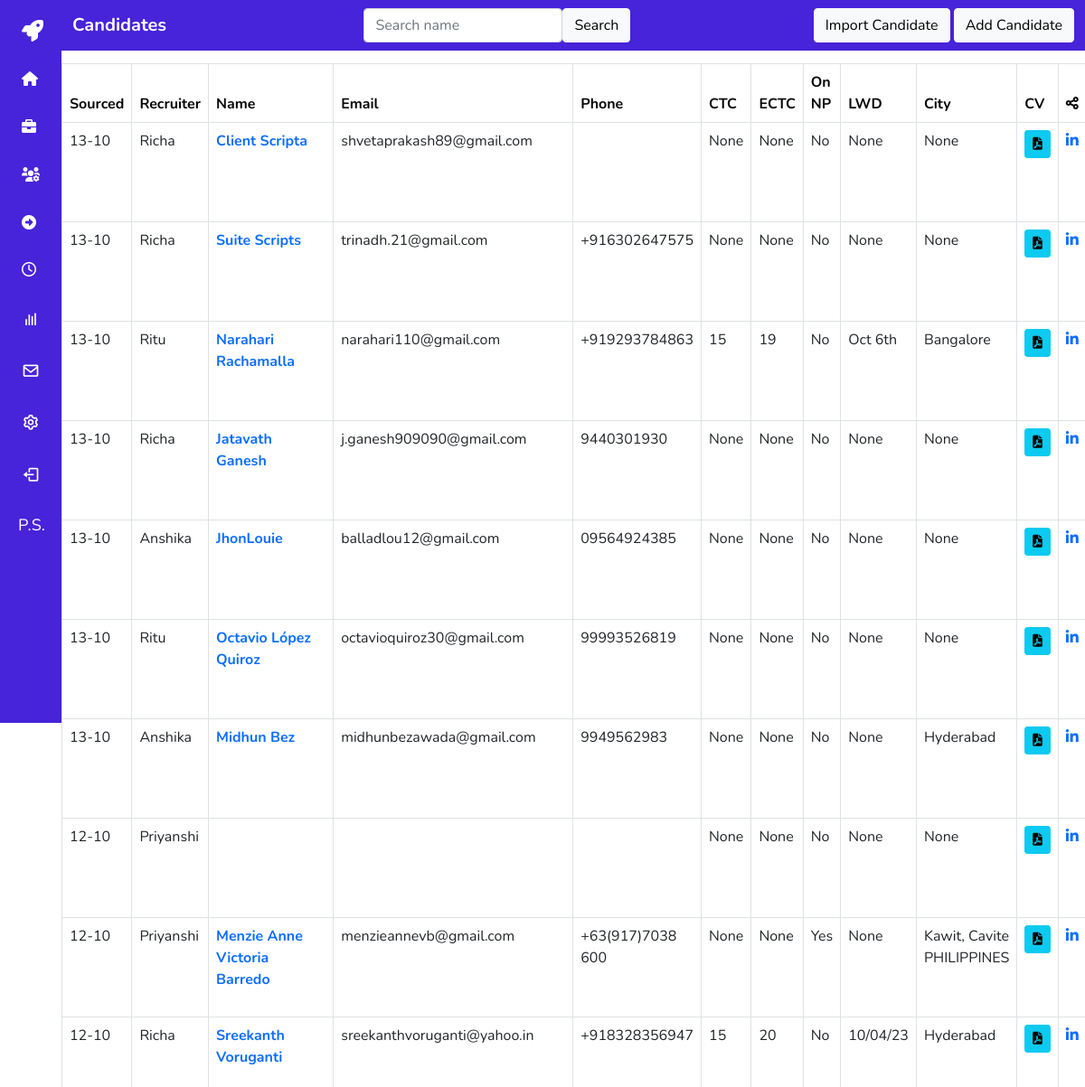
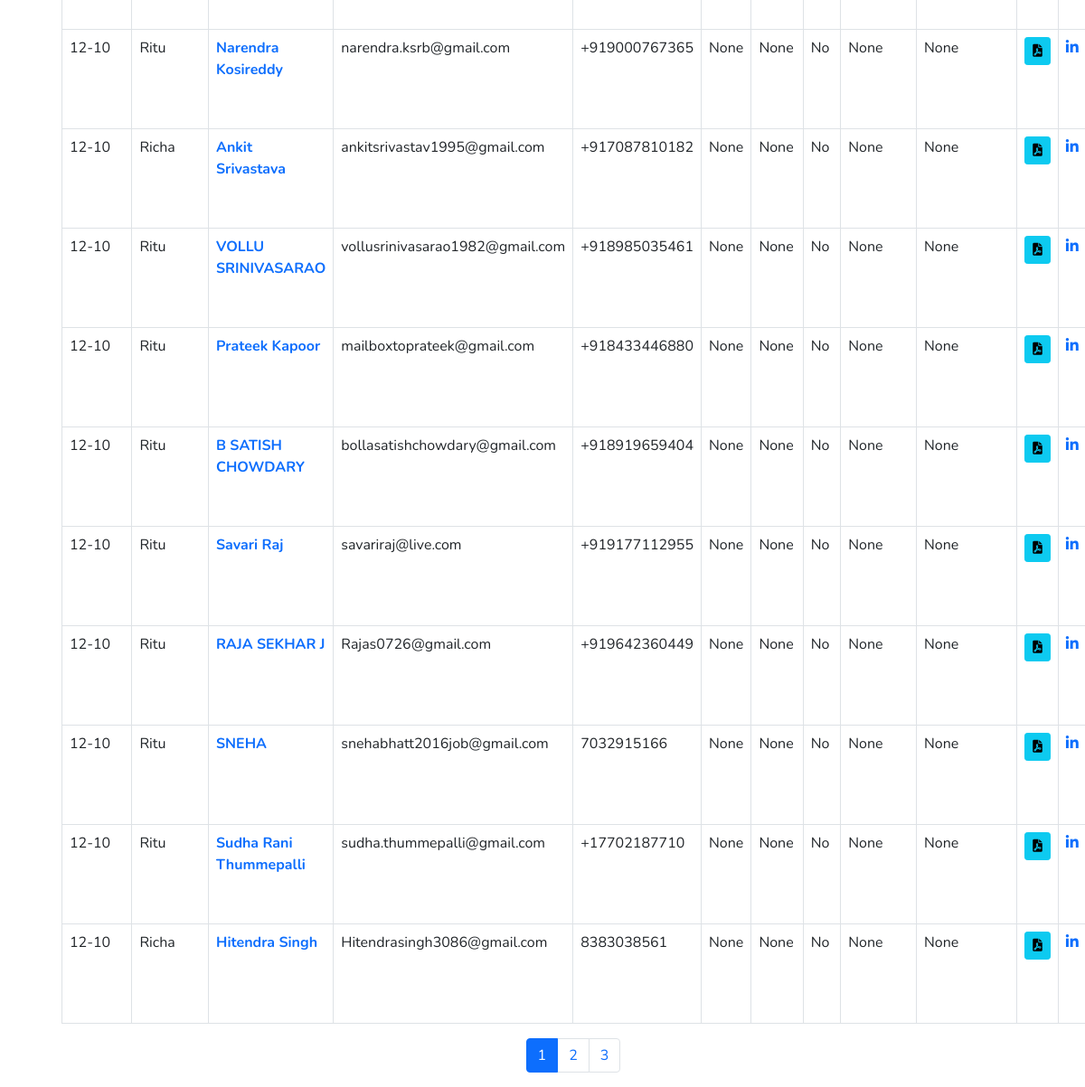
The page /candidates/ (signed in) on the database its author committed (2 pictures, top to bottom).
### user_management/models.py (models this page shows, shortened)
class CustomUser(AbstractBaseUser, PermissionsMixin):
    email = models.EmailField(unique=True)
    name = models.CharField(max_length=255)
    is_active = models.BooleanField(default=True)
    is_staff = models.BooleanField(default=False)
    objects = CustomUserManager()
    USERNAME_FIELD = 'email'
    REQUIRED_FIELDS = ['name']
    def get_initials(self):
        words = self.name.split()
        initials = ""
        for word in words:
            initials += word[0] + "."
        return initials.upper()

### candidates/models.py (models this page shows, shortened)
class Candidate(models.Model):
    user = models.ForeignKey(settings.AUTH_USER_MODEL, on_delete=models.CASCADE, null=True, blank=True)
    name = models.CharField(max_length=200)
    phone = models.CharField(max_length=20)
    email = models.EmailField(max_length=200)
    cv = models.FileField(upload_to='CV_All/')
    location = models.CharField(max_length=200, blank=True, null=True)
    current_ctc = models.DecimalField(max_digits=10, decimal_places=0, blank=True, null=True)
    expected_ctc = models.DecimalField(max_digits=10, decimal_places=0, blank=True, null=True)
    notice_period = models.PositiveIntegerField(help_text="In days", blank=True, null=True)
    serving_notice_period = models.BooleanField(default=False, blank=True, null=True)
    last_working_day = models.CharField(max_length=200, blank=True, null=True)
    expected_joining_date = models.CharField(max_length=200, blank=True, null=True)
    total_experience = models.PositiveIntegerField(help_text="In years", blank=True, null=True)
    relevant_experience = models.PositiveIntegerField(help_text="In years", blank=True, null=True)
    reason_for_change = models.CharField(max_length=200, blank=True, null=True)
    linkedin_url = models.CharField(max_length=200, blank=True, null=True, default=None)
    recruiter_notes = models.TextField(blank=True, null=True)
    created_at = models.DateTimeField(auto_now_add=True)

### candidates/views.py (the view)
# urls.py: path('', include('candidates.urls')),
def candidates(request):
    query = request.GET.get('q', '')  # Get the search query from the URL parameter 'q' (default to empty string)
    if query:
        candidates = Candidate.objects.filter(
            Q(name__icontains=query)  # Case-insensitive partial match on 'name'
        ).order_by('-created_at')
    else:
        candidates = Candidate.objects.order_by('-created_at')
    paginator = Paginator(candidates, 20 )  # Show 10 candidates per page (you can change this number)
    page_number = request.GET.get('page')
    candidates_page = paginator.get_page(page_number)
    context = {
        'candidates': candidates_page,  # You should pass the paginated results to the context.
        'search_query': query,  # Pass the search query back to the template
    }
    return render(request, 'candidates.html', context)

### candidates/templatetags/custom_filters.py (called while the page is built)
@register.filter
def get_first_name(value):
    return value.split(' ')[0]

### candidates/templates/candidates.html (shortened to what this page needs)
{% extends 'base.html' %}
{% load custom_filters %}
{% block content %}
<header class="navbar navbar-expand-lg navbar-light fixed-top" style="background-color: #4723D9;">
  <div class="container">
    <a class="navbar-brand custom-title" style="color: #ffffff; font-weight: bold;">Candidates</a>
    <form method="GET" action="{% url 'candidates' %}" class="form-inline ml-auto">
      <div class="form-group d-flex align-items-center">
        <input type="text" name="q" class="form-control" placeholder="Search name" value="{{ search_query }}">
        <button type="submit" class="btn btn-light font-weight-bold ml-2">Search</button>
      </div>
    </form>
    <div class="ml-2">
      <a href="{% url 'import_candidate' %}" class="btn btn-light font-weight-bold">Import Candidate</a>
      <a href="{% url 'add_candidate' %}" class="btn btn-light font-weight-bold ml-2">Add Candidate</a>
    </div>
  </div>
</header>
<main class="table-container" style="margin-top: 70px;">
  {% if candidates %}
    <div class="table-responsive">
      <table class="table table-bordered">
        <thead class="thead-dark" style="background-color: #ffffff; color: #070707;">
          <tr>
            <th>Sourced</th>
            <th>Recruiter</th>
            <th>Name</th>
            <th>Email</th>
            <th>Phone</th>
            <th>CTC</th>
            <th>ECTC</th>
            <th>On NP</th>
            <th>LWD</th>
            <th>City</th>
            <th>CV</th>
            <th><i class="fas fa-share-alt"></i></th>
          </tr>
        </thead>
        <tbody>
          {% for candidate in candidates %}
            <tr id="candidate-{{ candidate.id }}">
              <td>{{ candidate.created_at|date:"d-m" }}</td>
              <td>{{ candidate.user.name|get_first_name }}</td>
              <td><a href="{% url 'candidate_details' candidate.id %}"><strong>{{ candidate.name }}</strong></a></td>
              <td>{{ candidate.email }}</td>
              <td>{{ candidate.phone }}</td>
              <td>{{ candidate.current_ctc }}</td>
              <td>{{ candidate.expected_ctc }}</td>
              <td>{% if candidate.serving_notice_period %}Yes{% else %}No{% endif %}</td>
              <td>{{ candidate.last_working_day }}</td>
              <td>{{ candidate.location }}</td>
              <td>
                {% if candidate.cv %}
                  <a href="{{ candidate.cv.url }}" target="_blank" class="btn btn-info btn-sm" aria-label="View CV">
                    <i class="fas fa-file-pdf" aria-hidden="true"></i>
                  </a>
                {% else %}
                  <span class="text-muted">No CV Available</span>
                {% endif %}
              </td>
              <td>
                <a href="{{ candidate.linkedin_url }}" target="_blank" title="LinkedIn Profile" class="linkedin-icon">
                    <i class="fab fa-linkedin ml-2"></i>
                </a>
              </td>
            </tr>
          {% endfor %}
        </tbody>
      </table>
    </div>
  {% else %}
    <div class="alert alert-info" role="alert">
      No candidates found.
    </div>
  {% endif %}
</main>
<div class="pagination justify-content-center">
  <ul class="pagination">
    {% for i in candidates.paginator.page_range %}
      {% if candidates.number == i %}
        <li class="page-item active"><a class="page-link">{{ i }}</a></li>
      {% else %}
        <li class="page-item"><a class="page-link" href="?page={{ i }}">{{ i }}</a></li>
      {% endif %}
    {% endfor %}
  </ul>
</div>
{% endblock %}

### templates/base.html (shortened to what this page needs)
{% load static %}
<!DOCTYPE html>
<html lang="en">
<head>
    <link href="https://cdn.jsdelivr.net/npm/bootstrap@5.0.0-beta1/dist/css/bootstrap.min.css" rel="stylesheet">
    <link href="https://cdn.jsdelivr.net/npm/boxicons@latest/css/boxicons.min.css" rel="stylesheet">
    <link href="https://cdnjs.cloudflare.com/ajax/libs/font-awesome/6.0.0-beta3/css/all.min.css" rel="stylesheet">
    <link rel="stylesheet" href="https://cdnjs.cloudflare.com/ajax/libs/font-awesome/4.7.0/css/font-awesome.min.css">
</head>
<body>
    <div class="l-navbar" id="nav-bar">
        <nav class="nav">
            <div>
                <div class="nav_list">
                    <a href="{% url 'dashboard' %}" class="nav_logo">
                        <i class="fas fa-rocket nav_logo-icon fa-3x"></i>
                    </a>
                    <a href="{% url 'dashboard' %}" class="nav_link" data-toggle="tooltip" title="Dashboard">
                        <i class="fas fa-home"></i>
                    </a>
                    <a href="{% url 'jobs' %}" class="nav_link" data-toggle="tooltip" title="Jobs">
                        <i class="fas fa-briefcase"></i>
                    </a>
                    <a href="{% url 'candidates' %}" class="nav_link" data-toggle="tooltip" title="Candidates">
                        <i class="fas fa-users-cog"></i>
                    </a>
                    <a href="{% url 'display_submissions' %}" class="nav_link" data-toggle="tooltip" title="Submissions">
                        <i class="fas fa-arrow-alt-circle-right"></i>
                    </a>
                    <a href="{% url 'interviews' %}" class="nav_link" data-toggle="tooltip" title="Interviews">
                        <i class="far fa-clock"></i>
                    </a>
                    <a href="{% url 'reports' %}" class="nav_link" data-toggle="tooltip" title="Reports">
                        <i class='bx bx-bar-chart nav_icon'></i>
                    </a>
                    <a href="{% url 'emailclient' %}" class="nav_link" data-toggle="tooltip" title="Emails">
                        <i class='bx bx-envelope nav_icon'></i>
                    </a>
                    <a href="{% url 'settings' %}" class="nav_link " data-toggle="tooltip" title="Clients">
                        <i class='bx bx-cog nav_icon'></i>
                    </a>
                    <a href="{% url 'logout' %}" class="nav_link" data-toggle="tooltip" data-placement="right" title="Sign Out">
                        <i class='bx bx-log-out nav_icon'></i>
                    </a>
                    {% if user.is_authenticated %}
    <p class="user-initials" data-toggle="tooltip" data-placement="top" title="{{ user.name }}">
        {{ user.get_initials }}
    </p>
{% endif %}
                </div>
            </div>
        </nav>
    </div>
    <div class="bg-white ml-auto">
        <main>
            {% block content %}{% endblock %}
        </main>
    </div>
</body>
</html>

### templates/base.html (style rules this page uses)
:root { --header-height: 3rem; --nav-width: 68px; --first-color: #4723D9; --first-color-light: #FFFFFF; --white-color: #FFFFFF; --body-font: 'Nunito', sans-serif; --normal-font-size: 1rem; --z-fixed: 100; }
body { position: relative; margin: 0; padding: 0; font-family: var(--body-font); font-size: var(--normal-font-size); transition: .5s; }
a { text-decoration: none; }
.l-navbar { position: fixed; top: 0; left: -30%; width: var(--nav-width); height: 100vh; background-color: var(--first-color); padding: .5rem 1rem 0 0; transition: .5s; z-index: var(--z-fixed); }
.nav { height: 100%; display: flex; flex-direction: column; justify-content: space-between; overflow: hidden; }
.nav_logo, .nav_link { display: grid; grid-template-columns: max-content max-content; align-items: center; column-gap: 1rem; padding: .4rem 0 .4rem 1.5rem; }
.nav_logo { margin-bottom: 1.25rem; display: flex; align-items: left; width: 50%; }
.nav_logo-icon { font-size: 1.50rem; color: var(--white-color); }
.nav_link { position: relative; color: var(--first-color-light); margin-bottom: 1.5rem; transition: .3s; }
.nav_icon { font-size: 1.25rem; }
@media screen and (min-width: 768px) { body { margin: 0; padding-left: calc(var(--nav-width)); } }
@media screen and (min-width: 768px) { .l-navbar { left: 0; padding: 1rem 1rem 0 0; } }
@media screen and (min-width: 768px) { .user-initials { color: white; font-size: 18px; margin-left: 20px; } }

### candidates/templates/candidates.html (style rules this page uses)
.navbar { margin-left: 68px; }

### rows shown on the page
CustomUser: get_initials "P.S."
Candidate: created_at "13-10", user.name|get_first_name "Richa", name "Client Scripta", email "shvetaprakash89@gmail.com", current_ctc "None", expected_ctc "None", serving_notice_period "No", last_working_day "None", location "None"
Candidate: created_at "13-10", user.name|get_first_name "Richa", name "Suite Scripts", email "trinadh.21@gmail.com", phone "+916302647575", current_ctc "None", expected_ctc "None", serving_notice_period "No", last_working_day "None", location "None"
Candidate: created_at "13-10", user.name|get_first_name "Ritu", name "Narahari Rachamalla", email "narahari110@gmail.com", phone "+919293784863", current_ctc "15", expected_ctc "19", serving_notice_period "No", last_working_day "Oct 6th", location "Bangalore"
Candidate: created_at "13-10", user.name|get_first_name "Richa", name "Jatavath Ganesh", email "j.ganesh909090@gmail.com", phone "9440301930", current_ctc "None", expected_ctc "None", serving_notice_period "No", last_working_day "None", location "None"
Candidate: created_at "13-10", user.name|get_first_name "Anshika", name "JhonLouie", email "balladlou12@gmail.com", phone "09564924385", current_ctc "None", expected_ctc "None", serving_notice_period "No", last_working_day "None", location "None"
Candidate: created_at "13-10", user.name|get_first_name "Ritu", name "Octavio López Quiroz", email "octavioquiroz30@gmail.com", phone "99993526819", current_ctc "None", expected_ctc "None", serving_notice_period "No", last_working_day "None", location "None"
Candidate: created_at "13-10", user.name|get_first_name "Anshika", name "Midhun Bez", email "midhunbezawada@gmail.com", phone "9949562983", current_ctc "None", expected_ctc "None", serving_notice_period "No", last_working_day "None", location "Hyderabad"
Candidate: created_at "12-10", user.name|get_first_name "Priyanshi", current_ctc "None", expected_ctc "None", serving_notice_period "No", last_working_day "None", location "None"
Candidate: created_at "12-10", user.name|get_first_name "Priyanshi", name "Menzie Anne Victoria Barredo", email "menzieannevb@gmail.com", phone "+63(917)7038 600", current_ctc "None", expected_ctc "None", serving_notice_period "Yes", last_working_day "None", location "Kawit, Cavite PHILIPPINES"
Candidate: created_at "12-10", user.name|get_first_name "Richa", name "Sreekanth Voruganti", email "sreekanthvoruganti@yahoo.in", phone "+918328356947", current_ctc "15", expected_ctc "20", serving_notice_period "No", last_working_day "10/04/23", location "Hyderabad"
Candidate: created_at "12-10", user.name|get_first_name "Ritu", name "Narendra Kosireddy", email "narendra.ksrb@gmail.com", phone "+919000767365", current_ctc "None", expected_ctc "None", serving_notice_period "No", last_working_day "None", location "None"
Candidate: created_at "12-10", user.name|get_first_name "Richa", name "Ankit Srivastava", email "ankitsrivastav1995@gmail.com", phone "+917087810182", current_ctc "None", expected_ctc "None", serving_notice_period "No", last_working_day "None", location "None"
Candidate: created_at "12-10", user.name|get_first_name "Ritu", name "VOLLU SRINIVASARAO", email "vollusrinivasarao1982@gmail.com", phone "+918985035461", current_ctc "None", expected_ctc "None", serving_notice_period "No", last_working_day "None", location "None"
Candidate: created_at "12-10", user.name|get_first_name "Ritu", name "Prateek Kapoor", email "mailboxtoprateek@gmail.com", phone "+918433446880", current_ctc "None", expected_ctc "None", serving_notice_period "No", last_working_day "None", location "None"
Candidate: created_at "12-10", user.name|get_first_name "Ritu", name "B SATISH CHOWDARY", email "bollasatishchowdary@gmail.com", phone "+918919659404", current_ctc "None", expected_ctc "None", serving_notice_period "No", last_working_day "None", location "None"
Candidate: created_at "12-10", user.name|get_first_name "Ritu", name "Savari Raj", email "savariraj@live.com", phone "+919177112955", current_ctc "None", expected_ctc "None", serving_notice_period "No", last_working_day "None", location "None"
Candidate: created_at "12-10", user.name|get_first_name "Ritu", name "RAJA SEKHAR J", email "Rajas0726@gmail.com", phone "+919642360449", current_ctc "None", expected_ctc "None", serving_notice_period "No", last_working_day "None", location "None"
Candidate: created_at "12-10", user.name|get_first_name "Ritu", name "SNEHA", email "snehabhatt2016job@gmail.com", phone "7032915166", current_ctc "None", expected_ctc "None", serving_notice_period "No", last_working_day "None", location "None"
Candidate: created_at "12-10", user.name|get_first_name "Ritu", name "Sudha Rani Thummepalli", email "sudha.thummepalli@gmail.com", phone "+17702187710", current_ctc "None", expected_ctc "None", serving_notice_period "No", last_working_day "None", location "None"
Candidate: created_at "12-10", user.name|get_first_name "Richa", name "Hitendra Singh", email "Hitendrasingh3086@gmail.com", phone "8383038561", current_ctc "None", expected_ctc "None", serving_notice_period "No", last_working_day "None", location "None"

### other values the page prints
{{ i }} "1"
{{ i }} "2" "3"
